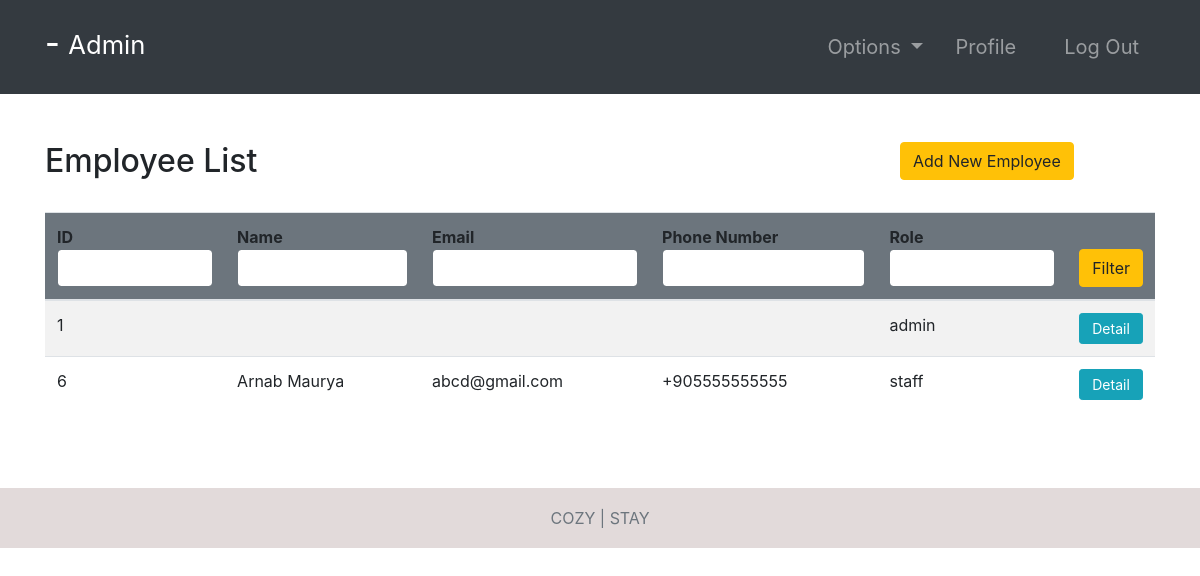
Screenshot of /employees/ (signed in) with the database file from the repository.
### accounts/models.py (models this page shows, shortened)
class Employee(models.Model):
    user = models.OneToOneField(User, null=True, on_delete=models.CASCADE)
    phoneNumber = PhoneNumberField(unique=True)
    salary = models.FloatField()

### accounts/views.py (the view, shortened to what this page needs)
# urls.py: path('employees/', employees, name="employees"),
@login_required(login_url='login')
def employees(request):
    role = str(request.user.groups.all()[0])
    path = role + "/"
    employees = Employee.objects.all()
    context = {
        "role": role,
        "employees": employees
    }
    return render(request, path + "employees.html", context)

### Templates/admin/employees.html
{% extends '../index.html' %}
{% block context %}
{% include '../common_pages/authorized-employees.html' %}
{% endblock %}

### Templates/incs/nav.html (shortened to what this page needs)
<nav class="navbar navbar-dark bg-dark navbar-expand-lg py-3 " role="navigation">
    <div class="container">
        <a href="" class="navbar-brand">
            <h2 class="text-capitalize">
                {{ request.user.first_name }} {{ request.user.last_name }} -
                <small>
                    {{ role }}
                </small>
            </h2>
        </a>
        <div class="collapse navbar-collapse" id="navbarTags">
            <ul class="navbar-nav ml-auto">
                <li class="nav-item dropdown p-2">
                    <a class="nav-link dropdown-toggle" href="#" id="navbarDropdown" role="button"
                        data-toggle="dropdown" aria-haspopup="true" aria-expanded="false">
                        Options
                    </a>
                </li>
                <li class="nav-item mr-3 p-2">
                    {% if role == 'staff' or role == 'receptionist' or role == 'admin' or role == 'manager' %}
                    <a href="{% url 'employee-profile' user.id %}" class="nav-link">Profile</a>
                    {% endif %}
                </li>
                <li class="nav-item p-2 ">
                    <a href="{% url 'logout' %}" class="nav-link">Log Out</a>
                </li>
            </ul>
        </div>
    </div>
</nav>

### Templates/common_pages/authorized-employees.html (shortened to what this page needs)
<div class="container py-5">
    <div class="table-header row">
        <div class="col-sm-12 col-md-12 col-lg-9 mb-4">
            <h2>Employee List</h2>
        </div>
        {% if  role == "manager" or role == "admin"%}
        <div class="col-sm-12 col-md-12 col-lg-3 mb-4">
            <a href="{% url 'add-employee' %}" class="btn btn-warning">Add New Employee</a>
        </div>
        {% endif %}
    </div>
    <table class="table table-hover table-striped">
        <thead class="bg-secondary rounded">
            <tr>
                <form action="" method="POST">
                    <th>ID<input type="int" name="id" value="{{id}}" class="form-control border border-secondary"></th>
                    <th>Name<input type="text" name="name" value="{{name}}"
                            class="form-control border border-secondary"></th>
                    <th>Email<input type="text" name="email" value="{{email}}"
                            class="form-control border border-secondary"></th>
                    <th>Phone Number<input type="number" name="number" value="{{number}}"
                            class="form-control border border-secondary">
                    <th>Role<input type="text" name="filterRole" value="{{filterRole}}"
                            class="form-control border border-secondary"></th>
                    <th><button type="submit" name="filter" class="btn btn-warning w-100">Filter</button></th>
                </form>
            </tr>
        </thead>
        <tbody>
            {% for employee in employees %}
            <tr>
                <td>{{ employee.user.id }}</td>
                <td>{{ employee.user.first_name }} {{ employee.user.last_name }}</td>
                <td>{{ employee.user.email }}</td>
                <td>{{ employee.phoneNumber }}</td>
                <td>{{ employee.user.groups.first }}</td>
                <td> <a href="{% url 'employee-profile' employee.user.id  %}"
                        class="btn btn-sm btn-info w-100">Detail</a>
                </td>
            </tr>
            {% endfor %}
        </tbody>
    </table>
</div>

### static/css/main.css (style rules this page uses)
* { margin: 0; padding: 0; -webkit-font-smoothing: antialiased; }
body { position: relative; }
nav .nav-item { font-size: 20px; }

### rows the page displays
Employee: user.id "1", user.groups.first "admin"
Employee: user.id "6", user.first_name "Arnab", user.last_name "Maurya", user.email "abcd@gmail.com", phoneNumber "+905555555555", user.groups.first "staff"

### other values shown
{{ role }} "Admin"
